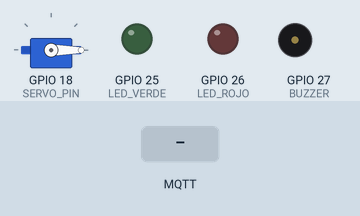
A sketch run on a simulated ESP32. Parts: servo, output pins drawn as LEDs (lit = HIGH), buzzer (waves = sounding, pin HIGH). The test bench sets the inputs (shaded band). WiFi joins after 1.5 s; servers stay silent unless stated; random numbers use the default seed unless the sketch sets one; no MQTT or app messages arrive unless stated; what the sketch prints to the serial monitor is not drawn.

Above: at 2.7 s.
2.8 s: MQTT message "RECHAZAR" arrives on the first subscribed topic
At 3.4 s:
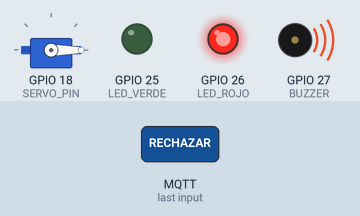
At 4.1 s:
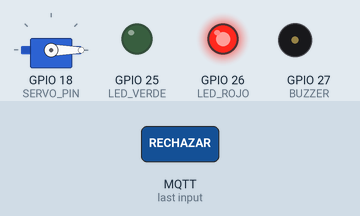
5.8 s: MQTT message "ABRIR" arrives on the first subscribed topic
At 7.0 s:
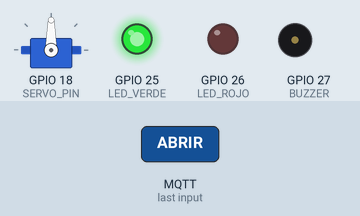
Timing chart, 0 to 10.3 s (numbered marks = the images above; inputs shaded):
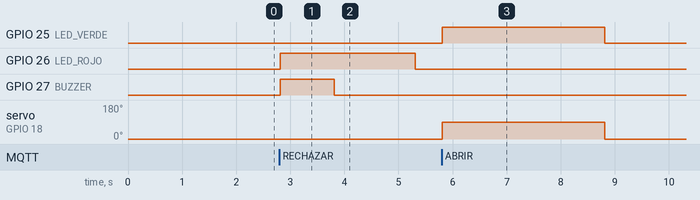

The sketch:

MCU_PORTON.ino
```cpp
#include <WiFi.h>
#include <PubSubClient.h>
#include <ESP32Servo.h>

// Wi-Fi
const char* ssid = "Wokwi-GUEST";
const char* password = "";

// Broker MQTT
const char* mqtt_server = "broker.hivemq.com";
const int mqtt_port = 1883;

// Temas MQTT
const char* topic_patente = "portoniot/detector/patente";
const char* topic_respuesta = "portoniot/porton/respuesta";

// Pines
#define SERVO_PIN 18
#define LED_VERDE 25
#define LED_ROJO 26
#define BUZZER 27

WiFiClient espClient;
PubSubClient client(espClient);
Servo porton;

// Controlar apertura
void abrirPorton() {

    Serial.println("ACCESO AUTORIZADO");

    digitalWrite(LED_ROJO, LOW);
    digitalWrite(BUZZER, LOW);
    digitalWrite(LED_VERDE, HIGH);

    porton.write(90);

    Serial.println("Porton abierto.");

    delay(3000);

    porton.write(0);
    digitalWrite(LED_VERDE, LOW);

    Serial.println("Porton cerrado.");
}

// Rechazar acceso
void rechazarAcceso() {

    Serial.println("ACCESO RECHAZADO");

    porton.write(0);

    digitalWrite(LED_VERDE, LOW);
    digitalWrite(LED_ROJO, HIGH);
    digitalWrite(BUZZER, HIGH);

    delay(1000);

    digitalWrite(BUZZER, LOW);

    Serial.println("Porton permanece cerrado.");

    delay(1500);

    digitalWrite(LED_ROJO, LOW);
}

// Recibir mensajes MQTT
void recibirMensaje(char* topic, byte* payload,
                    unsigned int length) {

    String mensaje = "";

    for (unsigned int i = 0; i < length; i++) {
        mensaje += (char)payload[i];
    }

    mensaje.trim();

    Serial.println("----------------------------");
    Serial.print("Tema recibido: ");
    Serial.println(topic);

    Serial.print("Respuesta recibida: ");
    Serial.println(mensaje);

    if (String(topic) == topic_respuesta) {

        if (mensaje == "ABRIR") {
            abrirPorton();
        }
        else if (mensaje == "RECHAZAR") {
            rechazarAcceso();
        }
    }
}

// Conectar Wi-Fi
void conectarWiFi() {

    Serial.print("Conectando a Wi-Fi");

    WiFi.begin(ssid, password);

    while (WiFi.status() != WL_CONNECTED) {
        delay(500);
        Serial.print(".");
    }

    Serial.println("\nWi-Fi conectado.");
}

// Conectar MQTT
void conectarMQTT() {

    while (!client.connected()) {

        Serial.print("Conectando a MQTT...");

        String clientId = "MCU_PORTON_VALE_2026_";
        clientId += String(random(0xFFFF), HEX);

        if (client.connect(clientId.c_str())) {
          Serial.println("Conectado al broker.");

          if (client.subscribe(topic_respuesta)) {
            Serial.println("Suscripcion correcta.");
          } else {
            Serial.println("Error al suscribirse.");
          }

        } else {
          Serial.print("Error MQTT: ");
          Serial.println(client.state());
          delay(3000);
        }
    }
}

void setup() {

    Serial.begin(115200);

    pinMode(LED_VERDE, OUTPUT);
    pinMode(LED_ROJO, OUTPUT);
    pinMode(BUZZER, OUTPUT);

    porton.attach(SERVO_PIN);
    porton.write(0);

    digitalWrite(LED_VERDE, LOW);
    digitalWrite(LED_ROJO, LOW);
    digitalWrite(BUZZER, LOW);

    Serial.println("==============================");
    Serial.println("          PORTON IoT");
    Serial.println("          MCU_PORTON");
    Serial.println("==============================");

    conectarWiFi();

    client.setServer(mqtt_server, mqtt_port);
    client.setCallback(recibirMensaje);

    conectarMQTT();
}

void loop() {
    if (!client.connected()) {
        Serial.print("Conexion MQTT perdida. Estado: ");
        Serial.println(client.state());
        conectarMQTT();
    }

    client.loop();
    delay(10);
}
```

Measured:
- after the input at 2.8 s, GPIO 26 (LED_ROJO): LOW → HIGH at once, → LOW 2.5 s later; GPIO 27 (BUZZER): LOW → HIGH at once, → LOW 1.0 s later
- after the input at 5.8 s, GPIO 25 (LED_VERDE): LOW → HIGH at once, → LOW 3.0 s later; servo on GPIO 18 (SERVO_PIN): 0° → 90° at once, → 0° 3.0 s later
